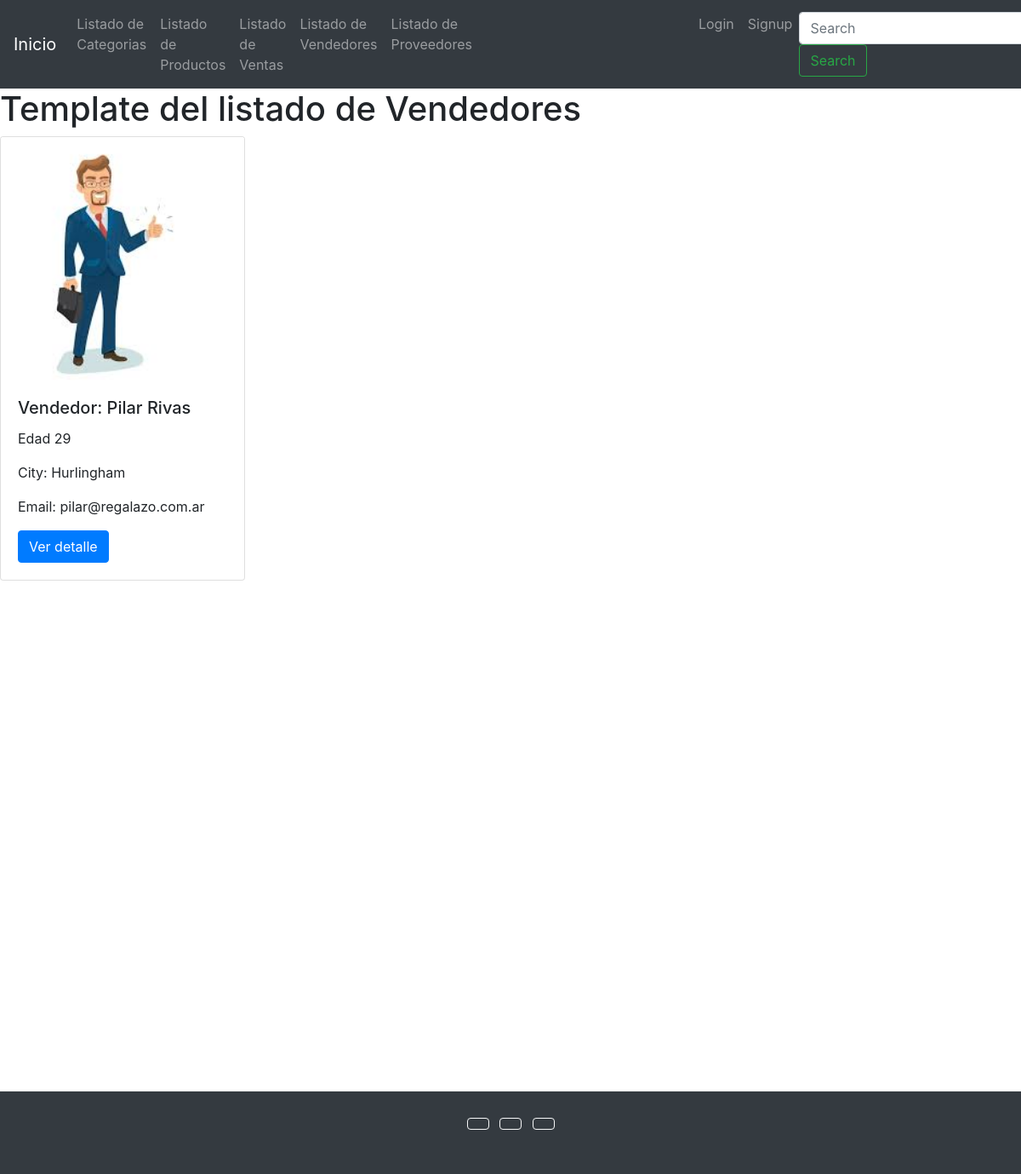
Page /sellers/list-sellers/ on the committed database.
### sellers/models.py (models this page shows)
class Sellers(models.Model):
    name = models.CharField(max_length=100)
    age = models.IntegerField()
    city = models.CharField(max_length=100)
    email = models.EmailField()

### sellers/views.py (the view)
# urls.py: path('list-sellers/', list_sellers),
def list_sellers(request):
    all_sellers = Sellers.objects.all()
    context = {
        'sellers':all_sellers
    }
    return render(request, 'sellers/list_sellers.html', context=context)

### templates/sellers/list_sellers.html (shortened to what this page needs)
{% extends 'base.html' %}
{% block content %}
<h1>Template del listado de Vendedores</h1>
{% for seller in sellers %}
    <div class="card" style="width: 18rem;">
        <img class="card-img-top">
        <div class="card-body">
        <h5 class="card-title">Vendedor: {{seller.name}}</h5>
        <p class="card-text">Edad {{seller.age}}</p>
        <p>City: {{seller.city}}</p>
        <p>Email: {{seller.email}}</p>
        <a href="#" class="btn btn-primary">Ver detalle</a>
        </div>
    </div>
{% endfor %}
{% endblock %}

### rows in the picture
Sellers: name "Pilar Rivas", age "29", city "Hurlingham", email "pilar@regalazo.com.ar"
